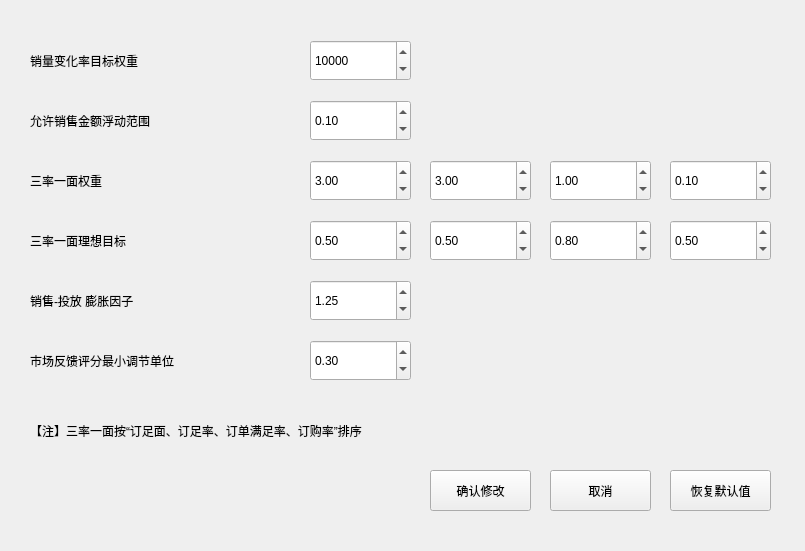
<?xml version="1.0" encoding="UTF-8"?>
<ui version="4.0">
 <class>Para</class>
 <widget class="QWidget" name="Para">
  <property name="geometry">
   <rect>
    <x>0</x>
    <y>0</y>
    <width>805</width>
    <height>551</height>
   </rect>
  </property>
  <property name="windowTitle">
   <string>参数调整</string>
  </property>
  <widget class="QDoubleSpinBox" name="c">
   <property name="geometry">
    <rect>
     <x>310</x>
     <y>40</y>
     <width>101</width>
     <height>41</height>
    </rect>
   </property>
   <property name="decimals">
    <number>0</number>
   </property>
   <property name="maximum">
    <double>1000000.000000000000000</double>
   </property>
   <property name="singleStep">
    <double>1000.000000000000000</double>
   </property>
   <property name="value">
    <double>10000.000000000000000</double>
   </property>
  </widget>
  <widget class="QLabel" name="label">
   <property name="geometry">
    <rect>
     <x>30</x>
     <y>50</y>
     <width>241</width>
     <height>21</height>
    </rect>
   </property>
   <property name="text">
    <string>销量变化率目标权重</string>
   </property>
  </widget>
  <widget class="QLabel" name="label_2">
   <property name="geometry">
    <rect>
     <x>30</x>
     <y>110</y>
     <width>251</width>
     <height>21</height>
    </rect>
   </property>
   <property name="text">
    <string>允许销售金额浮动范围</string>
   </property>
  </widget>
  <widget class="QLabel" name="label_3">
   <property name="geometry">
    <rect>
     <x>30</x>
     <y>170</y>
     <width>231</width>
     <height>21</height>
    </rect>
   </property>
   <property name="text">
    <string>三率一面权重</string>
   </property>
  </widget>
  <widget class="QLabel" name="label_4">
   <property name="geometry">
    <rect>
     <x>30</x>
     <y>230</y>
     <width>251</width>
     <height>21</height>
    </rect>
   </property>
   <property name="text">
    <string>三率一面理想目标</string>
   </property>
  </widget>
  <widget class="QLabel" name="label_5">
   <property name="geometry">
    <rect>
     <x>30</x>
     <y>290</y>
     <width>261</width>
     <height>21</height>
    </rect>
   </property>
   <property name="text">
    <string>销售-投放 膨胀因子</string>
   </property>
  </widget>
  <widget class="QLabel" name="label_6">
   <property name="geometry">
    <rect>
     <x>30</x>
     <y>350</y>
     <width>261</width>
     <height>21</height>
    </rect>
   </property>
   <property name="text">
    <string>市场反馈评分最小调节单位</string>
   </property>
  </widget>
  <widget class="QDoubleSpinBox" name="delta_price">
   <property name="geometry">
    <rect>
     <x>310</x>
     <y>100</y>
     <width>101</width>
     <height>41</height>
    </rect>
   </property>
   <property name="maximum">
    <double>1.000000000000000</double>
   </property>
   <property name="singleStep">
    <double>0.010000000000000</double>
   </property>
   <property name="value">
    <double>0.100000000000000</double>
   </property>
  </widget>
  <widget class="QDoubleSpinBox" name="alpha">
   <property name="geometry">
    <rect>
     <x>310</x>
     <y>280</y>
     <width>101</width>
     <height>41</height>
    </rect>
   </property>
   <property name="singleStep">
    <double>0.010000000000000</double>
   </property>
   <property name="value">
    <double>1.250000000000000</double>
   </property>
  </widget>
  <widget class="QDoubleSpinBox" name="o1">
   <property name="geometry">
    <rect>
     <x>310</x>
     <y>220</y>
     <width>101</width>
     <height>41</height>
    </rect>
   </property>
   <property name="maximum">
    <double>5.000000000000000</double>
   </property>
   <property name="singleStep">
    <double>0.100000000000000</double>
   </property>
   <property name="value">
    <double>0.500000000000000</double>
   </property>
  </widget>
  <widget class="QDoubleSpinBox" name="o2">
   <property name="geometry">
    <rect>
     <x>430</x>
     <y>220</y>
     <width>101</width>
     <height>41</height>
    </rect>
   </property>
   <property name="maximum">
    <double>5.000000000000000</double>
   </property>
   <property name="singleStep">
    <double>0.100000000000000</double>
   </property>
   <property name="value">
    <double>0.500000000000000</double>
   </property>
  </widget>
  <widget class="QDoubleSpinBox" name="o3">
   <property name="geometry">
    <rect>
     <x>550</x>
     <y>220</y>
     <width>101</width>
     <height>41</height>
    </rect>
   </property>
   <property name="maximum">
    <double>5.000000000000000</double>
   </property>
   <property name="singleStep">
    <double>0.100000000000000</double>
   </property>
   <property name="value">
    <double>0.800000000000000</double>
   </property>
  </widget>
  <widget class="QDoubleSpinBox" name="o4">
   <property name="geometry">
    <rect>
     <x>670</x>
     <y>220</y>
     <width>101</width>
     <height>41</height>
    </rect>
   </property>
   <property name="maximum">
    <double>5.000000000000000</double>
   </property>
   <property name="singleStep">
    <double>0.100000000000000</double>
   </property>
   <property name="value">
    <double>0.500000000000000</double>
   </property>
  </widget>
  <widget class="QDoubleSpinBox" name="w3">
   <property name="geometry">
    <rect>
     <x>550</x>
     <y>160</y>
     <width>101</width>
     <height>41</height>
    </rect>
   </property>
   <property name="value">
    <double>1.000000000000000</double>
   </property>
  </widget>
  <widget class="QDoubleSpinBox" name="w2">
   <property name="geometry">
    <rect>
     <x>430</x>
     <y>160</y>
     <width>101</width>
     <height>41</height>
    </rect>
   </property>
   <property name="value">
    <double>3.000000000000000</double>
   </property>
  </widget>
  <widget class="QDoubleSpinBox" name="w4">
   <property name="geometry">
    <rect>
     <x>670</x>
     <y>160</y>
     <width>101</width>
     <height>41</height>
    </rect>
   </property>
   <property name="value">
    <double>0.100000000000000</double>
   </property>
  </widget>
  <widget class="QDoubleSpinBox" name="w1">
   <property name="geometry">
    <rect>
     <x>310</x>
     <y>160</y>
     <width>101</width>
     <height>41</height>
    </rect>
   </property>
   <property name="value">
    <double>3.000000000000000</double>
   </property>
  </widget>
  <widget class="QDoubleSpinBox" name="beta">
   <property name="geometry">
    <rect>
     <x>310</x>
     <y>340</y>
     <width>101</width>
     <height>41</height>
    </rect>
   </property>
   <property name="singleStep">
    <double>0.010000000000000</double>
   </property>
   <property name="value">
    <double>0.300000000000000</double>
   </property>
  </widget>
  <widget class="QLabel" name="label_7">
   <property name="geometry">
    <rect>
     <x>30</x>
     <y>420</y>
     <width>531</width>
     <height>21</height>
    </rect>
   </property>
   <property name="text">
    <string>【注】三率一面按“订足面、订足率、订单满足率、订购率”排序</string>
   </property>
  </widget>
  <widget class="QPushButton" name="recover">
   <property name="geometry">
    <rect>
     <x>670</x>
     <y>470</y>
     <width>101</width>
     <height>41</height>
    </rect>
   </property>
   <property name="text">
    <string>恢复默认值</string>
   </property>
  </widget>
  <widget class="QPushButton" name="ensure">
   <property name="geometry">
    <rect>
     <x>430</x>
     <y>470</y>
     <width>101</width>
     <height>41</height>
    </rect>
   </property>
   <property name="text">
    <string>确认修改</string>
   </property>
  </widget>
  <widget class="QPushButton" name="cancel">
   <property name="geometry">
    <rect>
     <x>550</x>
     <y>470</y>
     <width>101</width>
     <height>41</height>
    </rect>
   </property>
   <property name="text">
    <string>取消</string>
   </property>
  </widget>
 </widget>
 <resources/>
 <connections/>
</ui>
